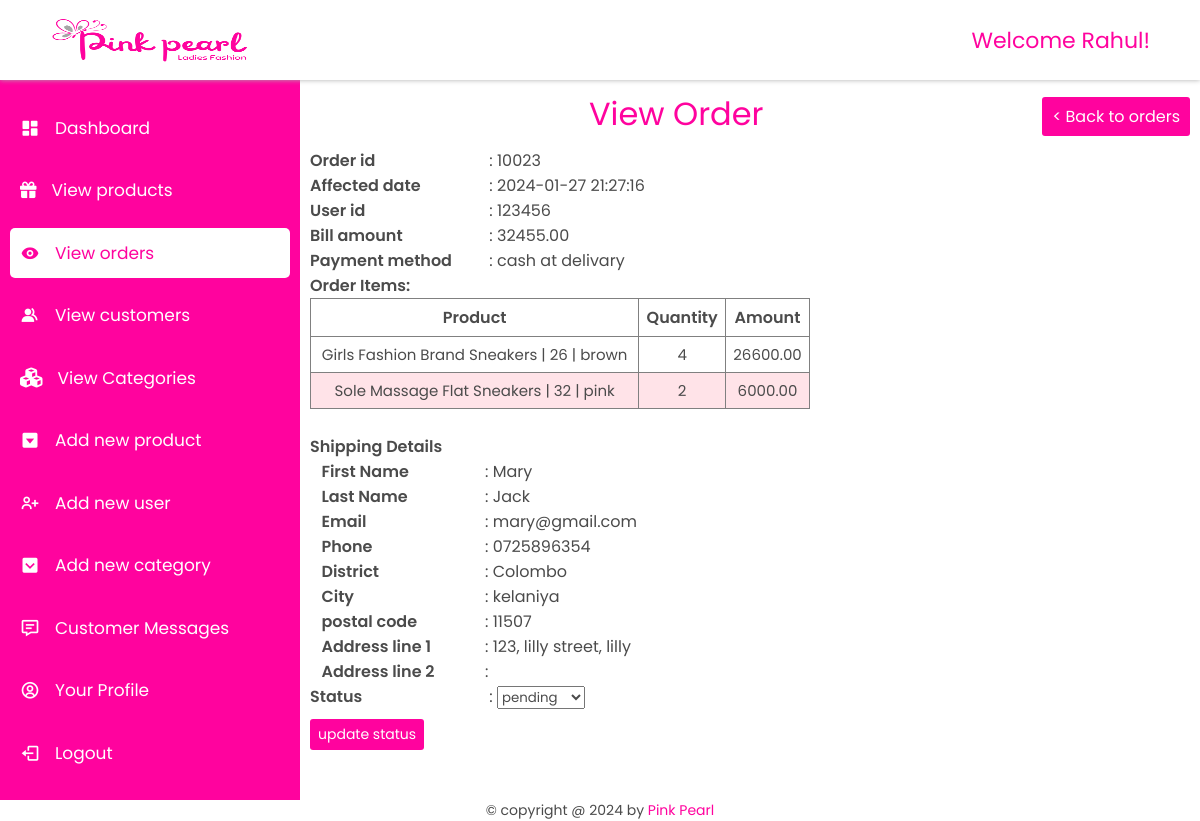
Page /admin/vieworder.php?id=10023 (signed in) on the committed database.
### tables this page shows
CREATE TABLE `placed_order` (
  `order_id` int(11) NOT NULL,
  `user_id` int(11) NOT NULL,
  `date` datetime NOT NULL DEFAULT current_timestamp(),
  `total_amount` float(10,2) NOT NULL,
  `payment_method` varchar(150) NOT NULL,
  `points_earned` int(11) NOT NULL,
  `points_redeemed` int(11) NOT NULL,
  `status` varchar(50) NOT NULL DEFAULT 'pending'
);

CREATE TABLE `order_items` (
  `order_item_id` int(11) NOT NULL,
  `order_id` int(11) NOT NULL,
  `product_id` int(11) NOT NULL,
  `quantity` int(11) NOT NULL,
  `size_id` int(11) NOT NULL,
  `color_id` int(11) NOT NULL,
  `amount` float(10,2) NOT NULL
);

CREATE TABLE `products` (
  `product_id` int(11) NOT NULL,
  `product_name` varchar(250) NOT NULL,
  `price` float(10,2) NOT NULL,
  `description` varchar(255) NOT NULL,
  `image_url` text NOT NULL,
  `reg_date` date NOT NULL DEFAULT current_timestamp()
);

CREATE TABLE `product_size` (
  `size_id` int(11) NOT NULL,
  `size_name` varchar(10) NOT NULL
);

CREATE TABLE `product_color` (
  `color_id` int(11) NOT NULL,
  `color_name` varchar(50) NOT NULL
);

CREATE TABLE `order_shipping` (
  `shipping_id` int(11) NOT NULL,
  `order_id` int(11) NOT NULL,
  `first_name` varchar(50) NOT NULL,
  `last_name` varchar(50) NOT NULL,
  `email` varchar(150) NOT NULL,
  `phone` varchar(15) NOT NULL,
  `district` varchar(50) NOT NULL,
  `postal_code` int(11) NOT NULL,
  `city` varchar(50) NOT NULL,
  `address_line1` text NOT NULL,
  `address_line2` text NOT NULL DEFAULT 'none'
);

### admin/vieworder.php (the view, shortened to what this page needs)
<?php
    include('../database/dbconnection.php');
    if (isset($_GET['id'])) {
        $id = $_GET['id'];
        $orderSql = "select * from placed_order where order_id=" . $id;
        $orderResult = mysqli_query($connection, $orderSql);
        $order = mysqli_fetch_assoc($orderResult);
        $orderItemsSql = "select * from order_items where order_id = " . $id;
        $orderItemResult = mysqli_query($connection, $orderItemsSql);
        $orderSql = "select * from order_shipping where order_id=" . $id;
        $orderShipppingResult = mysqli_query($connection, $orderSql);
        $orderShipping = mysqli_fetch_assoc($orderShipppingResult);
    }
?>
<!DOCTYPE html>
<html lang="en">
<head>
    <link rel="stylesheet" href="../index.css">
    <link rel="stylesheet" href="https://maxst.icons8.com/vue-static/landings/line-awesome/line-awesome/1.3.0/css/line-awesome.min.css">
    <link  rel="stylesheet"href="https://unpkg.com/boxicons@2.1.4/css/boxicons.min.css">
    <link rel="stylesheet" href="style.css">
</head>
<body>
    <header>
        <div style="display: flex;align-items: center;gap: 10px;"><i class="fa fa-bars toggle-menu" aria-hidden="true" onclick="handleNav()" style="font-size: 20px;"></i><img src="../uploadedImages/logo.png" alt=""></div>
        <h1>Welcome <?php echo $_SESSION['admin_name'] ?>!</h1>
    </header>
    <main>
        <div class="side-bar">
            <ul>
                <li class="active">
                    <a href="dashboard.php"><i class='bx bxs-dashboard'></i>
                    <span>Dashboard</span></a>
                </li>
                <li>
                    <a href="products.php"><i class="fa fa-gift" aria-hidden="true" style="font-size: 16.5px;"></i>
                    <span>View products</span></a>
                </li>
                <li>
                    <a href="orders.php" class="active"><i class='bx bxs-show'></i>
                    <span>View orders</span></a>
                </li>
                <li>
                    <a href="customers.php"><i class='bx bxs-group'></i>
                    <span>View customers</span></a>
                </li>
                <li>
                    <a href="categories.php"><i class="fa fa-cubes" aria-hidden="true"></i>
                    <span>View Categories</span></a>
                </li>
                <li>
                    <a href="addnewproduct.php"><i class='bx bxs-caret-down-square' ></i>
                    <span>Add new product</span></a>
                </li>
                <li>
                    <a href="addnewuser.php"><i class='bx bx-user-plus'></i>
                    <span>Add new user</span></a>
                </li>
                <li>
                    <a href="addNewCategory.php"><i class='bx bxs-chevron-down-square'></i>
                    <span>Add new category</span></a>
                </li>
                <li>
                    <a href="messages.php"><i class='bx bx-message-detail'></i>
                    <span>Customer Messages</span></a>
                </li>
                <li>
                    <a href="profile.php"><i class='bx bx-user-circle'></i>
                    <span>Your Profile</span></a>
                </li>
                <li>
                    <a href="../account/logout.php"><i class='bx bx-log-out'></i>
                    <span>Logout</span></a>
                </li>
            </ul>
        </div>
        <div class="container products-container">
            <h1 class="h1"><span>View Order</span><a href="orders.php"><button>< Back to orders</button></a></h1>
            <form action="vieworder.php?id=<?php echo $id ?>" method="post">
                <p><span>Order id </span> : <?php echo $order['order_id']; ?></p>
                <p><span>Affected date </span> : <?php echo $order['date'] ?></p>
                <p><span>User id </span> : <?php echo $order['user_id'] ?></p>
                <p><span>Bill amount </span> : <?php echo $order['total_amount'] ?></p>
                <p><span>Payment method </span> : <?php echo $order['payment_method'] ?></p>
                <p>
                    <span>Order Items:</span>
                    <div class="orders-list">
                        <table border="1px">
                            <thead><th>Product</th><th>Quantity</th><th>Amount</th></thead>
                            <?php
                                while($row = mysqli_fetch_assoc($orderItemResult)) {
                                echo "<tr>";
                                echo "<td>" . getProductName($connection, $row['product_id']) . " | " . getSize($connection, $row['size_id']) . " | " . getColor($connection, $row['color_id']) . "</td>";
                                echo "<td>" . $row['quantity'] . "</td>";
                                echo "<td>" . $row['amount'] . "</td>";
                                echo "</tr>";
                                }
                            ?>
                        </table>
                    </div>
                </p>
                <p>
                    <br><span>Shipping Details</span>
                    <p><span>&nbsp;&nbsp; First Name </span>: <?php echo $orderShipping['first_name'] ?></p>
                    <p><span>&nbsp;&nbsp; Last Name </span>: <?php echo $orderShipping['last_name'] ?></p>
                    <p><span>&nbsp;&nbsp; Email </span>: <?php echo $orderShipping['email'] ?></p>
                    <p><span>&nbsp;&nbsp; Phone </span>: <?php echo $orderShipping['phone'] ?></p>
                    <p><span>&nbsp;&nbsp; District </span>: <?php echo $orderShipping['district'] ?></p>
                    <p><span>&nbsp;&nbsp; City </span>: <?php echo $orderShipping['city'] ?></p>
                    <p><span>&nbsp;&nbsp; postal code </span>: <?php echo $orderShipping['postal_code'] ?></p>
                    <p><span>&nbsp;&nbsp; Address line 1 </span>: <?php echo $orderShipping['address_line1'] ?></p>
                    <p><span>&nbsp;&nbsp; Address line 2 </span>: <?php echo $orderShipping['address_line2'] ?></p>
                </p>
                <p>
                    <span>Status</span>
                    : <select name="status">
                        <option value="pending" <?php if (isset($_GET['id']) && $order['status']=='pending') echo "selected" ?>>pending</option>
                    </select>
                </p>
                <button type="submit" name="update-status" style='font-size:14px;padding:5px 8px;margin-top:10px;'>update status</button>
            </form>
        </div>
    </main>
    <footer>
        &copy; copyright  @ <?php echo date('Y'); ?> by <span style="color: var(--pink);">Pink Pearl</span>
    </footer>
</body>
</html>
<?php
function getColor($connection, $id){
    $query = "select color_name from product_color where color_id = " . $id;
    $result = mysqli_query($connection, $query);
    return mysqli_fetch_assoc($result)['color_name'];
}
function getSize($connection, $id){
    $query = "select size_name from product_size where size_id = " . $id;
    $result = mysqli_query($connection, $query);
    return mysqli_fetch_assoc($result)['size_name'];
}
function getProductName($connection, $id){
    $query = "select product_name from products where product_id = " . $id;
    $result = mysqli_query($connection, $query);
    return mysqli_fetch_assoc($result)['product_name'];
}
?>

### index.css (style rules this page uses)
* { margin: 0;padding: 0; box-sizing: border-box; font-family: 'Poppins', sans-serif; font-weight: 400; text-decoration: none; list-style-type: none; color: var(--black); outline: none; }
:root { --white: white; --black: rgb(75, 75, 75); --grey: rgb(173, 173, 173); --lightpink: rgb(255, 227, 232); --pink: #FF039E; }
button, .button { padding: 10px 25px; background-color: var(--pink); font-size: 20px; border: none; color: var(--white); cursor: pointer; transition: 0.3s; border-radius: 3px; display: flex; align-items: center; justify-content: center; gap: 10px; }

### admin/style.css (style rules this page uses)
button { font-size: 13px; padding: 5px; }
header { width: 100%; position: fixed; display: flex; align-items: center; justify-content: space-between; height: 10vh; padding: 10px 50px; box-shadow: 0 0 5px var(--grey); background-color: var(--white); z-index: 1000; }
header img { width: 200px; height: 47px; }
header h1 { font-size: 22px;color: var(--pink); }
main { min-height: 100vh; width: 100%; }
main .side-bar { height: 90vh; width: 300px; background-color: var(--pink); position: fixed; top: 10vh; left: 0; padding: 10px; }
main .side-bar ul { width: 100%; height: 100%; display: flex; flex-direction: column; justify-content: space-evenly; }
main .side-bar ul li a { display: inline-block; padding: 12px 10px; width: 100%; font-size: 17px; display: flex; align-items: center; gap: 15px; color: var(--white); transition: 0.3s; border-radius: 5px; }
main .side-bar ul li a span { color: var(--white); }
main .side-bar ul li a i { font-size: 20px; color: var(--white); }
main .side-bar ul li a:hover, main .side-bar ul li a.active { background-color: var(--white); }
main .side-bar ul li a:hover span, main .side-bar ul li a:hover i, main .side-bar ul li a.active span , main .side-bar ul li a.active i { color: var(--pink); }
main .container { background-color: var(--white); max-height: 90vh; overflow-y: scroll; width: calc(100% - 300px); position: relative; left: 300px; top: 10vh; padding: 10px 10px 25px; }
main .container > h1, main .container > h1 span { color: var(--pink); margin-bottom: 5px; text-align: center; }
.products-container { height: 90vh; overflow-y: scroll; }
.products-container table td, .products-container table th, .order-list table th, .order-list table td { text-align: center; padding: 6px; }
.products-container table td { font-size: 15px; }
.products-container table tr:nth-of-type(even), .order-list table tr:nth-of-type(even) { background-color: var(--lightpink); }
.products-container .h1 { display: flex; align-items: center; }
.products-container .h1 span { flex: 1; }
h1 button { font-size: 16px; padding: 7px 10px; }
form p span { display: inline-block; width: 175px; font-weight: 600; }
.orders-list table { width: 100%; max-width: 500px; border-collapse: collapse; }
.orders-list table th { font-weight: 600; }
form > div { width: 100%; max-width: 500px; margin: 0; }
footer { text-align: center; font-size: 14px; }

### rows in the picture
placed_order: order_id "10023", date "2024-01-27 21:27:16", user "123456", total_amount "32455.00", payment_method "cash at delivary", status "pending"
order_items: product.product_name "Girls Fashion Brand Sneakers", size.size_name "26", color.color_name "brown", quantity "4", amount "26600.00"
order_items: product.product_name "Sole Massage Flat Sneakers", size.size_name "32", color.color_name "pink", quantity "2", amount "6000.00"
order_shipping: first_name "Mary", last_name "Jack", email "mary@gmail.com", phone "0725896354", district "Colombo", city "kelaniya", postal_code "11507", address_line1 "123, lilly street, lilly"

### other values in the picture
$_SESSION['admin_name'] "Rahul"
